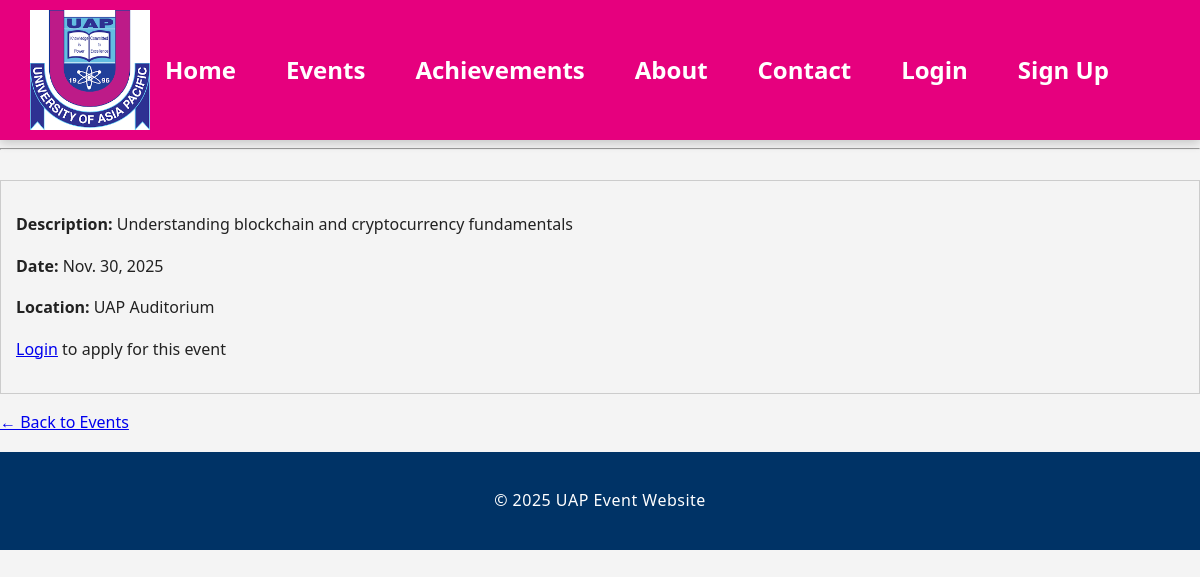
The page /events/27/ on the database its author committed.
### events/models.py (models this page shows, shortened)
class Event(models.Model):
    CATEGORY_CHOICES = [
        ('WORKSHOP', 'Workshop'),
        ('COMPETITION', 'Competition'),
        ('FAIR', 'Fair'),
        ('SEMINAR', 'Seminar'),
        ('CONFERENCE', 'Conference'),
    ]
    name = models.CharField(max_length=100)
    date = models.DateField()
    description = models.TextField()
    location = models.CharField(max_length=200)
    category = models.CharField(max_length=20, choices=CATEGORY_CHOICES, default='COMPETITION')
    password_required = models.BooleanField(default=False)
    allow_teams = models.BooleanField(default=False)  # NEW: Whether event allows teams
    max_team_size = models.IntegerField(default=4)   # NEW: Maximum team members

### events/views.py (the view)
# urls.py: path('events/<int:event_id>/', views.event_detail, name='event_detail'),
def event_detail(request, event_id):
    event = get_object_or_404(Event, id=event_id)
    return render(request, 'events/event_detail.html', {'event': event})

### events/templates/events/event_detail.html (shortened to what this page needs)
{% extends 'base.html' %}
{% block content %}
<div style="border:1px solid #ccc; padding:15px; margin-bottom:15px;">
    <p><strong>Description:</strong> {{ event.description }}</p>
    <p><strong>Date:</strong> {{ event.date }}</p>
    <p><strong>Location:</strong> {{ event.location }}</p>
    {% if user.is_authenticated %}
        <form action="{% url 'apply_event' event.id %}" method="post">
            {% csrf_token %}
            <button type="submit">Apply</button>
        </form>
    {% else %}
        <p><a href="{% url 'login' %}">Login</a> to apply for this event</p>
    {% endif %}
</div>
<p><a href="{% url 'events_list' %}">← Back to Events</a></p>
{% endblock %}

### events/static/events/style.css (style rules this page uses)
body { margin: 0; font-family: 'Segoe UI', sans-serif; background-color: #f4f4f4; color: #222; line-height: 1.6; }
html { scroll-behavior: smooth; }

### rows shown on the page
Event: description "Understanding blockchain and cryptocurrency fundamentals", date "Nov. 30, 2025", location "UAP Auditorium"
